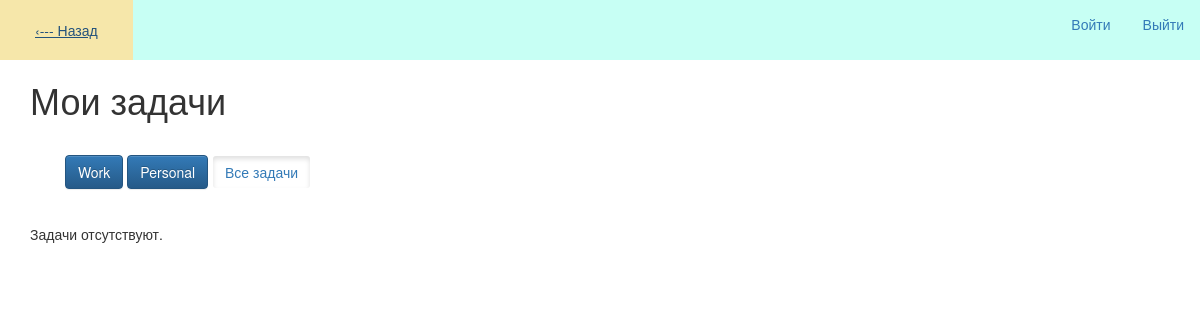
The app's page /tasks/task/, older data.
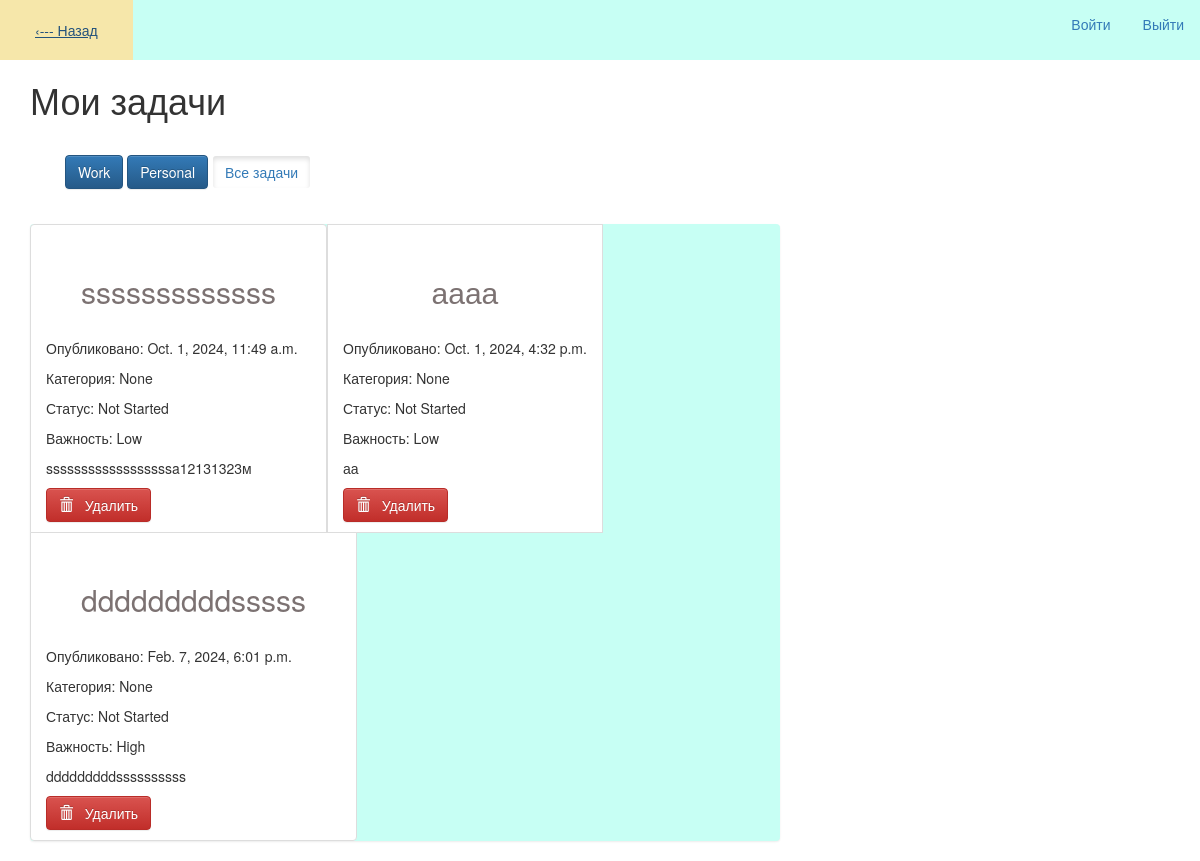
The same page, newer data.
### tasks/models.py (models this page shows, shortened)
class Task_post(models.Model):
    STATUS_CHOICES = [
        ('Not Started', 'Not Started'),
        ('In Progress','In Progress'),
        ('Completed','Completed')
    ]
    PRIORITY_CHOICES = [
        ('Low','Low'),
        ('Medium','Medium'),
        ('High','High')
    ]
    CATEGORY_CHOICES = [
        ('Work', 'Work'),
        ('Personal', 'Personal')
    ]
    title = models.CharField(max_length=100)
    description = models.TextField()
    published_date = models.DateTimeField(blank=True, null=True)
    status = models.CharField(max_length=20, choices=STATUS_CHOICES, default='Not Started')
    priority = models.CharField(max_length=10, choices=PRIORITY_CHOICES, default='Low')
    category = models.CharField(max_length=10, choices=CATEGORY_CHOICES, default='Work')

### tasks/views.py (the view)
# urls.py: path('task/', task_view, name='tasks'),
def task_view(request):
    tasks = Task_post.objects.all()
    return render(request, 'tasks/tasks.html', {'posts': tasks})

### tasks/templates/tasks/tasks.html (shortened to what this page needs)
{% extends 'tasks/base.html' %}
{% block content %}
    <h1>Мои задачи</h1>
    <div class="filter">
        <a href="{% url 'task_list' %}?category=Work" class="btn btn-primary {% if selected_category == 'Work' %}active{% endif %}">
            Work
        </a>
        <a href="{% url 'task_list' %}?category=Personal" class="btn btn-primary {% if selected_category == 'Personal' %}activate{% endif %}">
            Personal
        </a>
        <a href="{% url 'task_list' %}" class="btn btn-secondary {% if not selected_category %}active{% endif %}">
            Все задачи
        </a>
    </div>
    {% if posts %}
        <ul class="list-group">
            {% for post in posts %}
            <li class="list-group-item">
                <h2>
                    <a href="{% url 'post_detail' pk=post.pk %}">{{ post.title }}</a>
                </h2>
                <p>Опубликовано: {{ post.published_date }}</p>
                <p>Категория: {{ post.get_category_display }}</p>
                <p>Статус: {{ post.status }}</p>
                <p>Важность: {{ post.priority }}</p>
                <p>{{ post.description|linebreaksbr }}</p>
                <form method="POST" action="{% url 'delete_post' pk=post.pk %}" style="display:inline;">
                    <button type="submit" class="btn btn-danger" onclick="return confirm('Вы уверены, что хотите удалить эту задачу?');"> <span class="glyphicon glyphicon-trash"></span> &nbsp;
                        Удалить
                    </button>
                </form>
            </li>
            {% endfor %}
        </ul>
    {% else %}
        <p>Задачи отсутствуют.</p>
    {% endif %}
{% endblock %}

Row changes from the older to the newer data that the page shows:
added Task_post: title "sssssssssssss", published_date "Oct. 1, 2024, 11:49 a.m.", category "None", status "Not Started", priority "Low", description "ssssssssssssssssssa12131323м"
added Task_post: title "аааа", published_date "Oct. 1, 2024, 4:32 p.m.", category "None", status "Not Started", priority "Low", description "аа"
added Task_post: title "dddddddddsssss", published_date "Feb. 7, 2024, 6:01 p.m.", category "None", status "Not Started", priority "High", description "dddddddddssssssssss"
Text that changed along with them:
text no longer shown: "Задачи отсутствуют."
